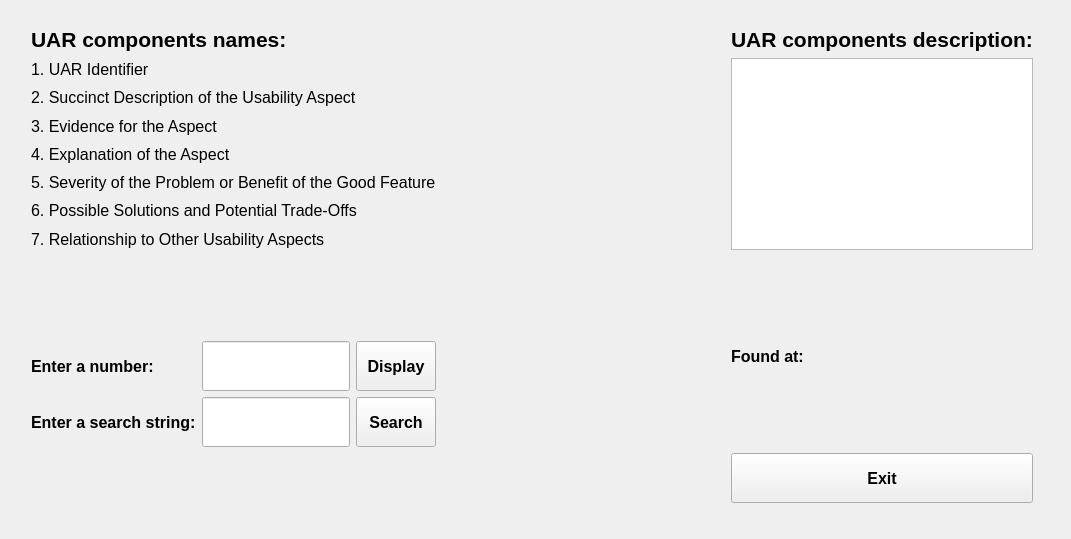
<?xml version="1.0" encoding="UTF-8"?>
<ui version="4.0">
 <class>MainWindow</class>
 <widget class="QMainWindow" name="MainWindow">
  <property name="geometry">
   <rect>
    <x>0</x>
    <y>0</y>
    <width>1071</width>
    <height>539</height>
   </rect>
  </property>
  <property name="windowTitle">
   <string>MainWindow</string>
  </property>
  <widget class="QWidget" name="centralwidget">
   <widget class="QWidget" name="layoutWidget">
    <property name="geometry">
     <rect>
      <x>31</x>
      <y>27</y>
      <width>1002</width>
      <height>476</height>
     </rect>
    </property>
    <layout class="QGridLayout" name="gridLayout_2">
     <item row="1" column="1">
      <spacer name="horizontalSpacer">
       <property name="orientation">
        <enum>Qt::Horizontal</enum>
       </property>
       <property name="sizeHint" stdset="0">
        <size>
         <width>30</width>
         <height>20</height>
        </size>
       </property>
      </spacer>
     </item>
     <item row="0" column="0">
      <widget class="QLabel" name="label">
       <property name="font">
        <font>
         <pointsize>16</pointsize>
         <bold>true</bold>
        </font>
       </property>
       <property name="text">
        <string>UAR components names:</string>
       </property>
      </widget>
     </item>
     <item row="3" column="2">
      <layout class="QVBoxLayout" name="verticalLayout_2">
       <item>
        <widget class="QLabel" name="label_12">
         <property name="font">
          <font>
           <pointsize>12</pointsize>
           <bold>true</bold>
          </font>
         </property>
         <property name="text">
          <string>Found at:</string>
         </property>
        </widget>
       </item>
       <item>
        <widget class="QLabel" name="label_13">
         <property name="font">
          <font>
           <pointsize>12</pointsize>
          </font>
         </property>
         <property name="text">
          <string/>
         </property>
        </widget>
       </item>
       <item>
        <widget class="QLabel" name="label_14">
         <property name="font">
          <font>
           <pointsize>12</pointsize>
          </font>
         </property>
         <property name="text">
          <string/>
         </property>
        </widget>
       </item>
      </layout>
     </item>
     <item row="1" column="0">
      <layout class="QVBoxLayout" name="verticalLayout">
       <item>
        <widget class="QLabel" name="label_2">
         <property name="font">
          <font>
           <pointsize>12</pointsize>
          </font>
         </property>
         <property name="text">
          <string>1. UAR Identifier</string>
         </property>
        </widget>
       </item>
       <item>
        <widget class="QLabel" name="label_3">
         <property name="font">
          <font>
           <pointsize>12</pointsize>
          </font>
         </property>
         <property name="text">
          <string>2. Succinct Description of the Usability Aspect</string>
         </property>
        </widget>
       </item>
       <item>
        <widget class="QLabel" name="label_4">
         <property name="font">
          <font>
           <pointsize>12</pointsize>
          </font>
         </property>
         <property name="text">
          <string>3. Evidence for the Aspect</string>
         </property>
        </widget>
       </item>
       <item>
        <widget class="QLabel" name="label_5">
         <property name="font">
          <font>
           <pointsize>12</pointsize>
          </font>
         </property>
         <property name="text">
          <string>4. Explanation of the Aspect</string>
         </property>
        </widget>
       </item>
       <item>
        <widget class="QLabel" name="label_6">
         <property name="font">
          <font>
           <pointsize>12</pointsize>
          </font>
         </property>
         <property name="text">
          <string>5. Severity of the Problem or Benefit of the Good Feature</string>
         </property>
        </widget>
       </item>
       <item>
        <widget class="QLabel" name="label_7">
         <property name="font">
          <font>
           <pointsize>12</pointsize>
          </font>
         </property>
         <property name="text">
          <string>6. Possible Solutions and Potential Trade-Offs</string>
         </property>
        </widget>
       </item>
       <item>
        <widget class="QLabel" name="label_8">
         <property name="font">
          <font>
           <pointsize>12</pointsize>
          </font>
         </property>
         <property name="text">
          <string>7. Relationship to Other Usability Aspects</string>
         </property>
        </widget>
       </item>
      </layout>
     </item>
     <item row="4" column="2">
      <widget class="QPushButton" name="pushButton_3">
       <property name="minimumSize">
        <size>
         <width>0</width>
         <height>50</height>
        </size>
       </property>
       <property name="font">
        <font>
         <pointsize>12</pointsize>
         <bold>true</bold>
        </font>
       </property>
       <property name="text">
        <string>Exit</string>
       </property>
      </widget>
     </item>
     <item row="0" column="2">
      <widget class="QLabel" name="label_9">
       <property name="font">
        <font>
         <pointsize>16</pointsize>
         <bold>true</bold>
        </font>
       </property>
       <property name="text">
        <string>UAR components description:</string>
       </property>
      </widget>
     </item>
     <item row="1" column="2">
      <widget class="QTextBrowser" name="textBrowser">
       <property name="font">
        <font>
         <pointsize>12</pointsize>
        </font>
       </property>
      </widget>
     </item>
     <item row="3" column="0">
      <layout class="QGridLayout" name="gridLayout">
       <item row="1" column="1">
        <widget class="QLineEdit" name="lineEdit_2">
         <property name="minimumSize">
          <size>
           <width>0</width>
           <height>50</height>
          </size>
         </property>
         <property name="font">
          <font>
           <pointsize>12</pointsize>
          </font>
         </property>
        </widget>
       </item>
       <item row="1" column="2">
        <widget class="QPushButton" name="pushButton_2">
         <property name="minimumSize">
          <size>
           <width>0</width>
           <height>50</height>
          </size>
         </property>
         <property name="font">
          <font>
           <pointsize>12</pointsize>
           <bold>true</bold>
          </font>
         </property>
         <property name="text">
          <string>Search</string>
         </property>
        </widget>
       </item>
       <item row="1" column="0">
        <widget class="QLabel" name="label_11">
         <property name="font">
          <font>
           <pointsize>12</pointsize>
           <bold>true</bold>
          </font>
         </property>
         <property name="text">
          <string>Enter a search string:</string>
         </property>
        </widget>
       </item>
       <item row="0" column="1">
        <widget class="QLineEdit" name="lineEdit">
         <property name="minimumSize">
          <size>
           <width>0</width>
           <height>50</height>
          </size>
         </property>
         <property name="font">
          <font>
           <pointsize>12</pointsize>
          </font>
         </property>
        </widget>
       </item>
       <item row="0" column="2">
        <widget class="QPushButton" name="pushButton">
         <property name="minimumSize">
          <size>
           <width>0</width>
           <height>50</height>
          </size>
         </property>
         <property name="font">
          <font>
           <pointsize>12</pointsize>
           <bold>true</bold>
          </font>
         </property>
         <property name="text">
          <string>Display</string>
         </property>
        </widget>
       </item>
       <item row="0" column="0">
        <widget class="QLabel" name="label_10">
         <property name="font">
          <font>
           <pointsize>12</pointsize>
           <bold>true</bold>
          </font>
         </property>
         <property name="text">
          <string>Enter a number:</string>
         </property>
        </widget>
       </item>
      </layout>
     </item>
     <item row="2" column="1">
      <spacer name="verticalSpacer">
       <property name="orientation">
        <enum>Qt::Vertical</enum>
       </property>
       <property name="sizeHint" stdset="0">
        <size>
         <width>20</width>
         <height>20</height>
        </size>
       </property>
      </spacer>
     </item>
    </layout>
   </widget>
  </widget>
 </widget>
 <resources/>
 <connections/>
</ui>
